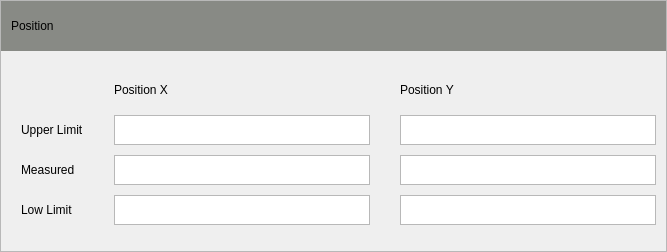
                     <widget class="QFrame" name="frame_3">
                      <property name="frameShape">
                       <enum>QFrame::StyledPanel</enum>
                      </property>
                      <property name="frameShadow">
                       <enum>QFrame::Raised</enum>
                      </property>
                      <layout class="QVBoxLayout" name="verticalLayout_17">
                       <property name="spacing">
                        <number>0</number>
                       </property>
                       <property name="leftMargin">
                        <number>0</number>
                       </property>
                       <property name="topMargin">
                        <number>0</number>
                       </property>
                       <property name="rightMargin">
                        <number>0</number>
                       </property>
                       <property name="bottomMargin">
                        <number>0</number>
                       </property>
                       <item>
                        <layout class="QVBoxLayout" name="verticalLayout_16">
                         <property name="spacing">
                          <number>0</number>
                         </property>
                         <property name="topMargin">
                          <number>0</number>
                         </property>
                         <item>
                          <widget class="QFrame" name="verticalFrame_4">
                           <property name="minimumSize">
                            <size>
                             <width>0</width>
                             <height>50</height>
                            </size>
                           </property>
                           <property name="maximumSize">
                            <size>
                             <width>16777215</width>
                             <height>50</height>
                            </size>
                           </property>
                           <property name="styleSheet">
                            <string notr="true">background-color: rgb(136, 138, 133);</string>
                           </property>
                           <layout class="QVBoxLayout" name="verticalLayout_18">
                            <property name="spacing">
                             <number>0</number>
                            </property>
                            <property name="leftMargin">
                             <number>10</number>
                            </property>
                            <property name="topMargin">
                             <number>0</number>
                            </property>
                            <property name="rightMargin">
                             <number>0</number>
                            </property>
                            <property name="bottomMargin">
                             <number>0</number>
                            </property>
                            <item>
                             <widget class="QLabel" name="label_24">
                              <property name="text">
                               <string>Position</string>
                              </property>
                             </widget>
                            </item>
                           </layout>
                          </widget>
                         </item>
                         <item>
                          <widget class="QFrame" name="position">
                           <property name="minimumSize">
                            <size>
                             <width>0</width>
                             <height>200</height>
                            </size>
                           </property>
                           <layout class="QVBoxLayout" name="verticalLayout_19">
                            <property name="spacing">
                             <number>0</number>
                            </property>
                            <property name="leftMargin">
                             <number>0</number>
                            </property>
                            <property name="topMargin">
                             <number>0</number>
                            </property>
                            <property name="rightMargin">
                             <number>0</number>
                            </property>
                            <property name="bottomMargin">
                             <number>0</number>
                            </property>
                            <item>
                             <widget class="QFrame" name="horizontalFrame_4">
                              <property name="minimumSize">
                               <size>
                                <width>40</width>
                                <height>160</height>
                               </size>
                              </property>
                              <property name="maximumSize">
                               <size>
                                <width>16777215</width>
                                <height>160</height>
                               </size>
                              </property>
                              <layout class="QHBoxLayout" name="horizontalLayout_20">
                               <property name="spacing">
                                <number>30</number>
                               </property>
                               <property name="leftMargin">
                                <number>10</number>
                               </property>
                               <property name="topMargin">
                                <number>0</number>
                               </property>
                               <property name="rightMargin">
                                <number>10</number>
                               </property>
                               <property name="bottomMargin">
                                <number>0</number>
                               </property>
                               <item>
                                <widget class="QFrame" name="verticalFrame">
                                 <property name="minimumSize">
                                  <size>
                                   <width>0</width>
                                   <height>120</height>
                                  </size>
                                 </property>
                                 <layout class="QVBoxLayout" name="verticalLayout_21">
                                  <property name="leftMargin">
                                   <number>10</number>
                                  </property>
                                  <property name="topMargin">
                                   <number>0</number>
                                  </property>
                                  <property name="rightMargin">
                                   <number>0</number>
                                  </property>
                                  <property name="bottomMargin">
                                   <number>0</number>
                                  </property>
                                  <item>
                                   <widget class="QLabel" name="label_13">
                                    <property name="maximumSize">
                                     <size>
                                      <width>16777215</width>
                                      <height>30</height>
                                     </size>
                                    </property>
                                    <property name="text">
                                     <string/>
                                    </property>
                                   </widget>
                                  </item>
                                  <item>
                                   <widget class="QLabel" name="label_3">
                                    <property name="maximumSize">
                                     <size>
                                      <width>16777215</width>
                                      <height>30</height>
                                     </size>
                                    </property>
                                    <property name="text">
                                     <string>Upper Limit</string>
                                    </property>
                                   </widget>
                                  </item>
                                  <item>
                                   <widget class="QLabel" name="label_10">
                                    <property name="maximumSize">
                                     <size>
                                      <width>16777215</width>
                                      <height>30</height>
                                     </size>
                                    </property>
                                    <property name="text">
                                     <string>Measured  </string>
                                    </property>
                                   </widget>
                                  </item>
                                  <item>
                                   <widget class="QLabel" name="label_12">
                                    <property name="maximumSize">
                                     <size>
                                      <width>16777215</width>
                                      <height>30</height>
                                     </size>
                                    </property>
                                    <property name="text">
                                     <string>Low Limit</string>
                                    </property>
                                   </widget>
                                  </item>
                                 </layout>
                                </widget>
                               </item>
                               <item>
                                <widget class="QFrame" name="verticalFrame_2">
                                 <layout class="QVBoxLayout" name="verticalLayout_22">
                                  <property name="leftMargin">
                                   <number>0</number>
                                  </property>
                                  <property name="topMargin">
                                   <number>0</number>
                                  </property>
                                  <property name="rightMargin">
                                   <number>0</number>
                                  </property>
                                  <property name="bottomMargin">
                                   <number>0</number>
                                  </property>
                                  <item>
                                   <widget class="QLabel" name="label_23">
                                    <property name="maximumSize">
                                     <size>
                                      <width>16777215</width>
                                      <height>30</height>
                                     </size>
                                    </property>
                                    <property name="text">
                                     <string>Position X</string>
                                    </property>
                                   </widget>
                                  </item>
                                  <item>
                                   <widget class="QTextEdit" name="tedit_UpperLimit_PosX_JC_2Dcode">
                                    <property name="minimumSize">
                                     <size>
                                      <width>0</width>
                                      <height>30</height>
                                     </size>
                                    </property>
                                    <property name="maximumSize">
                                     <size>
                                      <width>16777215</width>
                                      <height>30</height>
                                     </size>
                                    </property>
                                   </widget>
                                  </item>
                                  <item>
                                   <widget class="QTextEdit" name="tedit_Measured_PosX_JC_2Dcode">
                                    <property name="minimumSize">
                                     <size>
                                      <width>0</width>
                                      <height>30</height>
                                     </size>
                                    </property>
                                    <property name="maximumSize">
                                     <size>
                                      <width>16777215</width>
                                      <height>30</height>
                                     </size>
                                    </property>
                                   </widget>
                                  </item>
                                  <item>
                                   <widget class="QTextEdit" name="tedit_LowerLimit_PosX_JC_2Dcode_2">
                                    <property name="minimumSize">
                                     <size>
                                      <width>0</width>
                                      <height>30</height>
                                     </size>
                                    </property>
                                    <property name="maximumSize">
                                     <size>
                                      <width>16777215</width>
                                      <height>30</height>
                                     </size>
                                    </property>
                                   </widget>
                                  </item>
                                 </layout>
                                </widget>
                               </item>
                               <item>
                                <widget class="QFrame" name="verticalFrame_3">
                                 <property name="minimumSize">
                                  <size>
                                   <width>0</width>
                                   <height>0</height>
                                  </size>
                                 </property>
                                 <layout class="QVBoxLayout" name="verticalLayout_23">
                                  <property name="leftMargin">
                                   <number>0</number>
                                  </property>
                                  <property name="topMargin">
                                   <number>0</number>
                                  </property>
                                  <property name="rightMargin">
                                   <number>0</number>
                                  </property>
                                  <property name="bottomMargin">
                                   <number>0</number>
                                  </property>
                                  <item>
                                   <widget class="QLabel" name="label_25">
                                    <property name="maximumSize">
                                     <size>
                                      <width>16777215</width>
                                      <height>30</height>
                                     </size>
                                    </property>
                                    <property name="text">
                                     <string>Position Y</string>
                                    </property>
                                   </widget>
                                  </item>
                                  <item>
                                   <widget class="QTextEdit" name="tedit_UpperLimit_PosY_JC_2Dcode">
                                    <property name="minimumSize">
                                     <size>
                                      <width>0</width>
                                      <height>30</height>
                                     </size>
                                    </property>
                                    <property name="maximumSize">
                                     <size>
                                      <width>16777215</width>
                                      <height>30</height>
                                     </size>
                                    </property>
                                   </widget>
                                  </item>
                                  <item>
                                   <widget class="QTextEdit" name="tedit_Measured_PosY_JC_2Dcode">
                                    <property name="minimumSize">
                                     <size>
                                      <width>0</width>
                                      <height>30</height>
                                     </size>
                                    </property>
                                    <property name="maximumSize">
                                     <size>
                                      <width>16777215</width>
                                      <height>30</height>
                                     </size>
                                    </property>
                                   </widget>
                                  </item>
                                  <item>
                                   <widget class="QTextEdit" name="tedit_LowerLimit_PosY_JC_2Dcode">
                                    <property name="minimumSize">
                                     <size>
                                      <width>0</width>
                                      <height>30</height>
                                     </size>
                                    </property>
                                    <property name="maximumSize">
                                     <size>
                                      <width>16777215</width>
                                      <height>30</height>
                                     </size>
                                    </property>
                                   </widget>
                                  </item>
                                 </layout>
                                </widget>
                               </item>
                              </layout>
                             </widget>
                            </item>
                           </layout>
                          </widget>
                         </item>
                        </layout>
                       </item>
                      </layout>
                     </widget>
